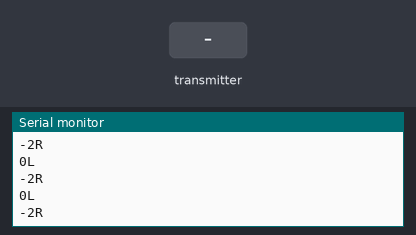
This sketch was run on a simulated Arduino Mega 2560, built with avr-gcc and run on an emulated ATmega2560. On the bench: the last lines printed to the serial monitor. The test bench sets the inputs (shaded band).

Above: at 1.2 s.
1.3 s: the transmitter starts sending readChannel.2 = 1000
At 1.8 s:
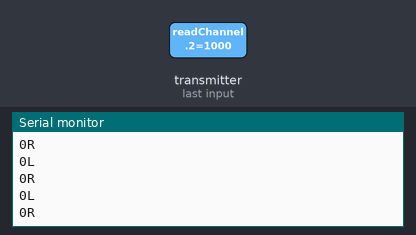
4.3 s: the transmitter starts sending readChannel.2 = 1250
At 5.1 s:
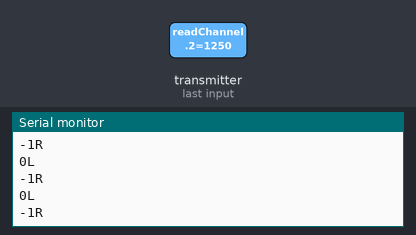
5.8 s: the transmitter starts sending readChannel.1 = 1000
At 6.7 s:
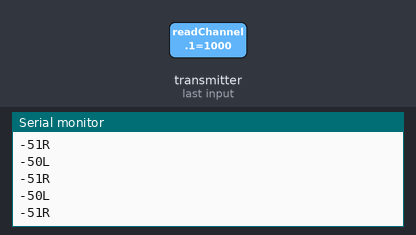
7.3 s: the transmitter starts sending readChannel.0 = 1000
8.8 s: the transmitter starts sending readChannel.1 = 1250
At 9.3 s:
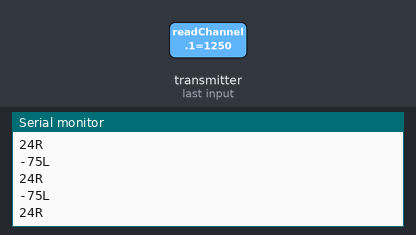
10.3 s: the transmitter starts sending readChannel.0 = 1500
At 11.3 s:
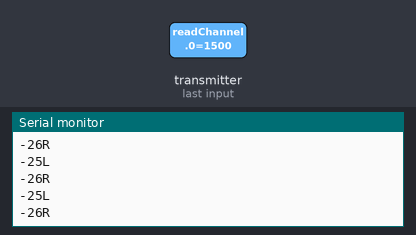
Timing chart, 0 to 12.8 s (numbered marks = the images above; inputs shaded):
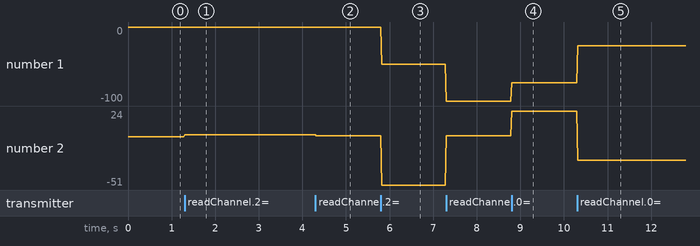

The sketch:

FS_i6_2_speed.ino
```cpp
/*
  Arduino FS-I6X Demo
  fsi6x-arduino-mega-ibus.ino
  Read iBus output port from FS-IA6B receiver module
  Display values on Serial Monitor

  Channel functions by Ricardo Paiva - https://gist.github.com/werneckpaiva/

  DroneBot Workshop 2021
  https://dronebotworkshop.com
*/

// Include iBusBM Library
#include <IBusBM.h>

// Create iBus Object
IBusBM ibus;


// Read the number of a given channel and convert to the range provided.
// If the channel is off, return the default value
int readChannel(byte channelInput, int minLimit, int maxLimit, int defaultValue) {
  uint16_t ch = ibus.readChannel(channelInput);
  if (ch < 100) return defaultValue;
  return map(ch, 1000, 2000, minLimit, maxLimit);
}

// Read the channel and return a boolean value
bool readSwitch(byte channelInput, bool defaultValue) {
  int intDefaultValue = (defaultValue) ? 100 : 0;
  int ch = readChannel(channelInput, 0, 100, intDefaultValue);
  return (ch > 50);
}

void setup() {
  // Start serial monitor
  Serial.begin(115200);

  // Attach iBus object to serial port
  ibus.begin(Serial1);
}

void loop() {

  // Cycle through first 5 channels and determine values
  // Print values to serial monitor
  // Note IBusBM library labels channels starting with "0"

  double V = readChannel(2, -100, 100, 0)+100;

  double vx = readChannel(1, -100, 100, 0)-1;
  double vy = readChannel(0, -100, 100, 0)+1;

  double vr = ((vx-vy)/100)*V;
  double vl = ((vx+vy)/100)*V;

  Serial.print(int(vl));
  Serial.println('L');
  Serial.print(int(vr));
  Serial.println('R');

  delay(20);
}
```

Measured:
- after the input at 1.3 s, the serial monitor: prints a new line at once (image 1)
- after the input at 4.3 s, the serial monitor: prints a new line at once (image 2)
- after the input at 5.8 s, the serial monitor: prints a new line at once (image 3)
- after the input at 8.8 s, the serial monitor: prints a new line at once (image 4)
- after the input at 10.3 s, the serial monitor: prints a new line at once (image 5)
- plotted number 1: 0 → -50 after the input at 5.8 s, -50 → -100 after the input at 7.3 s, -100 → -75 after the input at 8.8 s, -75 → -25 after the input at 10.3 s
- plotted number 2: 0 → -1 after the input at 4.3 s, -1 → -51 after the input at 5.8 s, -1 → 24 after the input at 8.8 s, 24 → -26 after the input at 10.3 s
